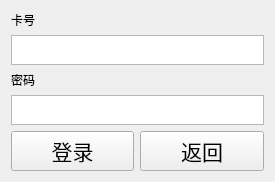
<?xml version="1.0" encoding="UTF-8"?>
<ui version="4.0">
 <class>VerificationWindow</class>
 <widget class="QWidget" name="VerificationWindow">
  <property name="geometry">
   <rect>
    <x>0</x>
    <y>0</y>
    <width>275</width>
    <height>173</height>
   </rect>
  </property>
  <property name="windowTitle">
   <string>登录</string>
  </property>
  <layout class="QGridLayout" name="gridLayout">
   <item row="0" column="0" colspan="2">
    <layout class="QVBoxLayout" name="verticalLayout">
     <item>
      <widget class="QLabel" name="cardNumLabel">
       <property name="text">
        <string>卡号</string>
       </property>
      </widget>
     </item>
     <item>
      <widget class="QPlainTextEdit" name="cardNumTextEdit">
       <property name="sizePolicy">
        <sizepolicy hsizetype="Expanding" vsizetype="Fixed">
         <horstretch>0</horstretch>
         <verstretch>0</verstretch>
        </sizepolicy>
       </property>
       <property name="minimumSize">
        <size>
         <width>0</width>
         <height>30</height>
        </size>
       </property>
       <property name="maximumSize">
        <size>
         <width>16777215</width>
         <height>30</height>
        </size>
       </property>
      </widget>
     </item>
     <item>
      <widget class="QLabel" name="passwordLabel">
       <property name="text">
        <string>密码</string>
       </property>
      </widget>
     </item>
     <item>
      <widget class="QPlainTextEdit" name="passwordTextEdit">
       <property name="sizePolicy">
        <sizepolicy hsizetype="Expanding" vsizetype="Fixed">
         <horstretch>0</horstretch>
         <verstretch>0</verstretch>
        </sizepolicy>
       </property>
       <property name="minimumSize">
        <size>
         <width>0</width>
         <height>30</height>
        </size>
       </property>
       <property name="maximumSize">
        <size>
         <width>16777215</width>
         <height>30</height>
        </size>
       </property>
      </widget>
     </item>
    </layout>
   </item>
   <item row="1" column="0">
    <widget class="QPushButton" name="loginButton">
     <property name="font">
      <font>
       <pointsize>16</pointsize>
      </font>
     </property>
     <property name="text">
      <string>登录</string>
     </property>
    </widget>
   </item>
   <item row="1" column="1">
    <widget class="QPushButton" name="backButton">
     <property name="font">
      <font>
       <pointsize>16</pointsize>
      </font>
     </property>
     <property name="text">
      <string>返回</string>
     </property>
    </widget>
   </item>
  </layout>
 </widget>
 <resources>
  <include location="../resources.qrc"/>
 </resources>
 <connections/>
</ui>
